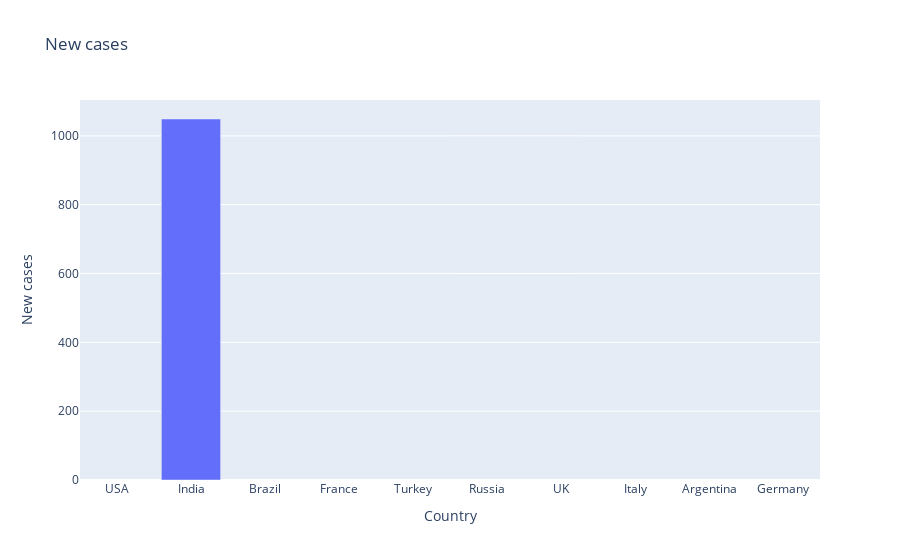

Notebook cell for this chart:
### Code cell
#new cases of country
import plotly.express as px
import pandas as pd

df = pd.read_csv('covid_data.csv')
fig = px.bar(df, x='Country', y='New cases',title="New cases")
fig.show()

### Figure 1 — Plotly figure (JSON) as saved in the notebook; plotly's stock layout.template omitted (floating-point values rounded to 4 significant figures)
{"data": [{"alignmentgroup": "True", "hoverlabel": {"namelength": 0}, "hovertemplate": "Country=%{x}<br>New cases=%{y}", "legendgroup": "", "marker": {"color": "#636efa"}, "name": "", "offsetgroup": "", "orientation": "v", "showlegend": false, "textposition": "auto", "type": "bar", "x": ["USA", "India", "Brazil", "France", "Turkey", "Russia", "UK", "Italy", "Argentina", "Germany"], "xaxis": "x", "y": [null, "+1,049", null, null, null, null, null, null, null, null], "yaxis": "y"}], "layout": {"barmode": "relative", "legend": {"tracegroupgap": 0}, "title": {"text": "New cases"}, "xaxis": {"anchor": "y", "domain": [0, 1], "title": {"text": "Country"}}, "yaxis": {"anchor": "x", "domain": [0, 1], "title": {"text": "New cases"}}}}
